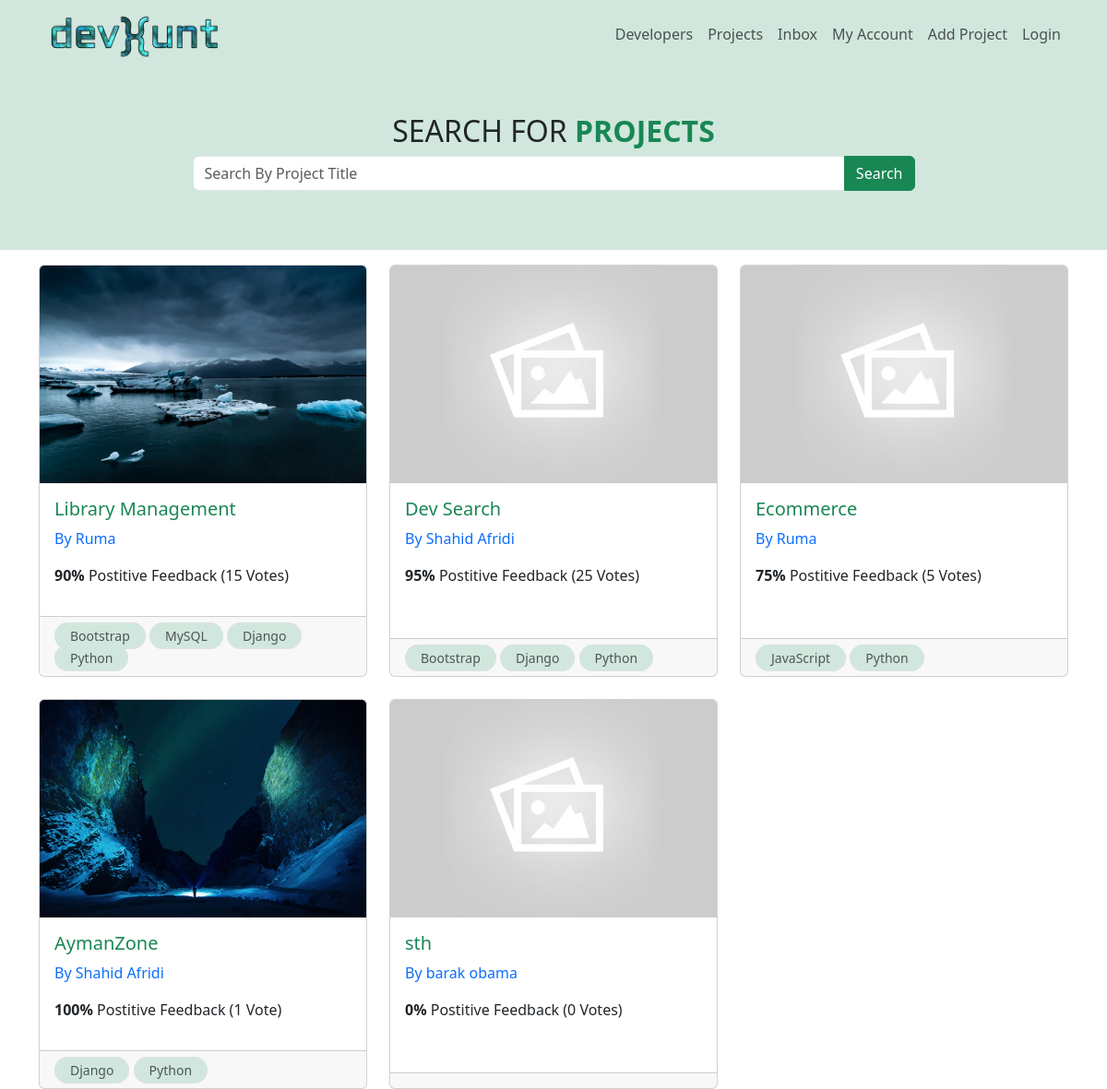
The app's page /projects/, older data.
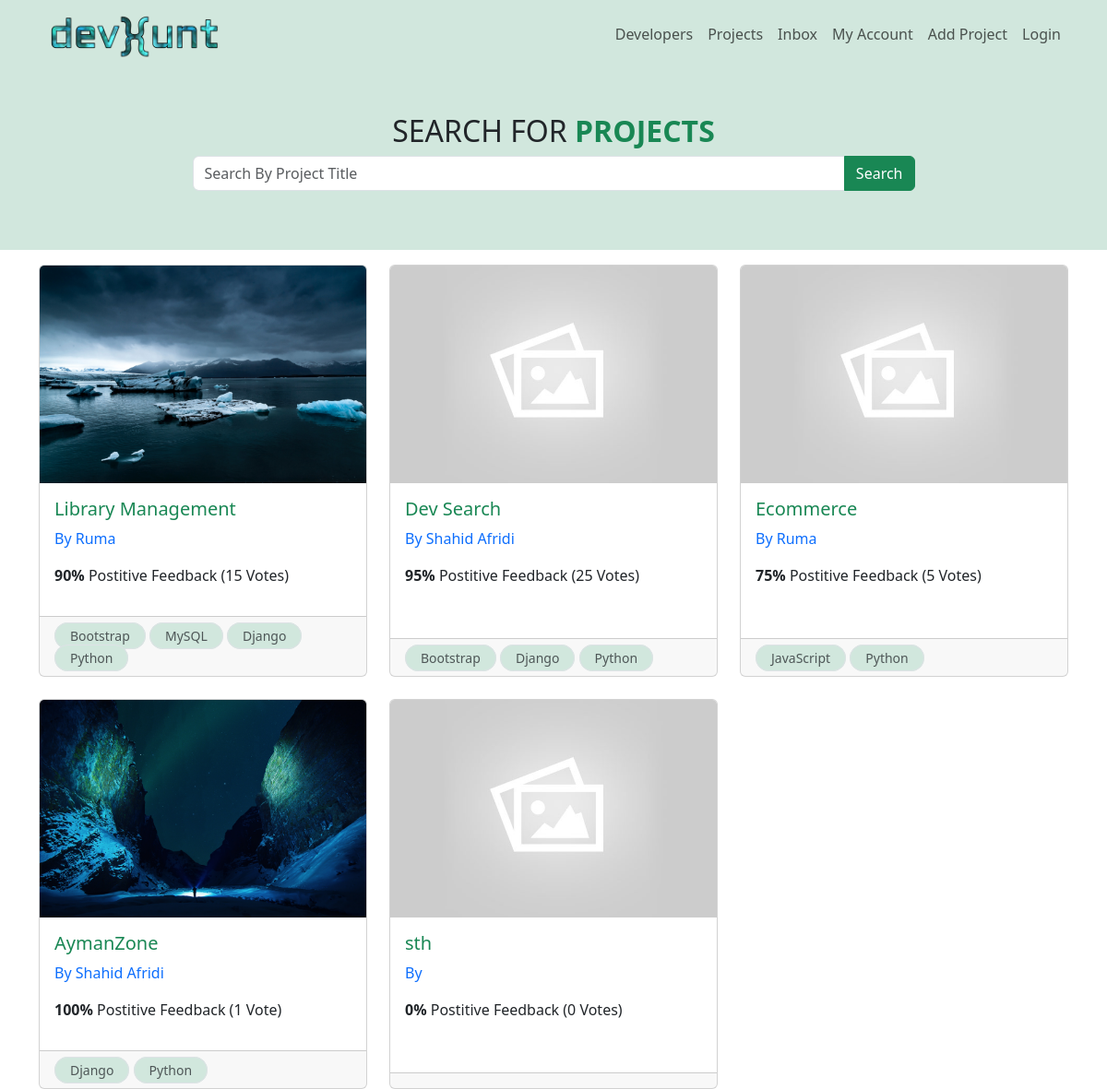
The same page, newer data.
### projects/models.py (models this page shows, shortened)
class Project(models.Model):
    owner = models.ForeignKey(Profile, blank=True, null=True, on_delete=models.SET_NULL)
    title = models.CharField(max_length=255)
    description = models.TextField(null=True, blank=True)
    featured_image = models.ImageField(null=True, blank=True, default='default.jpg')
    demo_link = models.CharField(max_length=200, null=True, blank=True)
    source_link = models.CharField(max_length=200, null=True, blank=True)
    tags = models.ManyToManyField('Tag', blank=True)
    vote_total = models.IntegerField(default=0, null=True, blank=True)
    vote_ratio = models.IntegerField(default=0, null=True, blank=True)
    created_at = models.DateTimeField(auto_now_add=True)
    id = models.UUIDField(default=uuid.uuid4, unique=True,
                          primary_key=True, editable=False)

### users/models.py (models this page shows, shortened)
class Profile(models.Model):
    user = models.OneToOneField(
        User, on_delete=models.CASCADE, blank=True, null=True)
    name = models.CharField(max_length=255, blank=True, null=True)
    email = models.EmailField(max_length=500, blank=True, null=True)
    username = models.CharField(max_length=255, blank=True, null=True)
    short_intro = models.CharField(max_length=200, blank=True, null=True)
    location = models.CharField(max_length=200, blank=True, null=True)
    bio = models.TextField(blank=True, null=True)
    profile_image = models.ImageField(
        blank=True, null=True, upload_to='profiles/', default='profiles/user-default.png')
    social_github = models.CharField(max_length=200, blank=True, null=True)
    social_twitter = models.CharField(max_length=200, blank=True, null=True)
    social_linkedin = models.CharField(max_length=200, blank=True, null=True)
    social_youtube = models.CharField(max_length=200, blank=True, null=True)
    social_website = models.CharField(max_length=200, blank=True, null=True)
    created_at = models.DateTimeField(auto_now_add=True)
    id = models.UUIDField(default=uuid.uuid4, unique=True,
                          primary_key=True, editable=False)

### projects/views.py (the view)
# urls.py: path('projects/', include('projects.urls')),
def projects(request):
    projects = Project.objects.all()
    context = {
        'projects': projects
    }
    return render(request, 'projects/projects.html', context)

### projects/templates/projects/projects.html (shortened to what this page needs)
{% extends 'main.html' %}
{% block content %}
<div class=" bg-success-subtle">
    <div class='container text-center p-5'>
        <h2>SEARCH FOR <span class='text-success' style="font-weight: 800;">PROJECTS</span></h2>
        <div class="input-group mb-3 m-auto w-75">
          <input type="text" class="form-control" placeholder="Search By Project Title" aria-label="Recipient's username" aria-describedby="button-addon2">
          <button class="btn  btn-success" type="button" id="button-addon2">Search</button>
        </div>
    </div>
</div>
<div class="container mt-3">
    <div class="row row-cols-1 row-cols-md-3 g-4">
        {% for project in projects %}
        <div class="col ">
            <a class="text-decoration-none " href="{% url 'single-project' project.id %}" >
          <div class="card h-100 ">
            <img src="{{project.featured_image.url}}" class="card-img-top" alt="...">
            <div class="card-body">
              <h5 class="text-success card-title ">{{project.title}}</h5>
              <p><a class="text-decoration-none"  href="{% url 'profile' project.owner.id %}">By {{ project.owner.name }}</a></p>
              <p class="">
                <span style="font-weight: bold;">{{project.vote_ratio}}%</span> Postitive
                Feedback ({{project.vote_total}} Vote{{project.vote_total|pluralize:"s"}})
              </p>
            </div>
              </a>
            <div class="card-footer">
                {% for tag in project.tags.all %}
                <small class="border border-1 py-1 px-3  bg-success-subtle text-body-secondary rounded-pill">{{tag.name}}</small>
                {% endfor %}
            </div>
          </div>
        </div>
        {% endfor %}
{% endblock content %}

Row changes from the older to the newer data that the page shows:
changed Project "sth": owner.name "barak obama" → (not shown)
